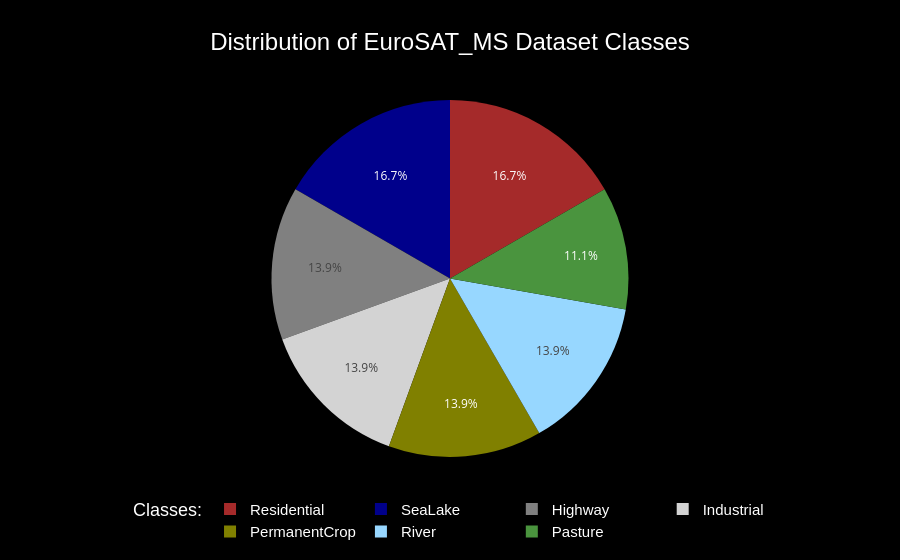

Notebook cell for this chart:
### Code cell
labels = [
    "Highway", "Industrial", "Pasture", "PermanentCrop",
    "Residential", "River", "SeaLake"
]
values = [
    len(Highway_data), len(Industrial_data), len(Pasture_data),
    len(PermanentCrop_data), len(Residential_data),
    len(River_data), len(SeaLake_data)
]
colors = [
    "grey",       # Highway
    "lightgrey",  # Industrial
    "#4A943E",    # Pasture
    "#808000",    # PermanentCrop
    "brown",      # Residential
    "#97D7FF",    # River
    "darkblue"    # SeaLake
]

figure = go.Figure(
    go.Pie(labels=labels, values=values, marker=dict(colors=colors))
)
figure.update_layout(
    title_text="Distribution of EuroSAT_MS Dataset Classes",
    title_font=dict(size=24, family="Arial", color="white"),
    title_x=0.5,
    paper_bgcolor="black",  # outside the plot area
    plot_bgcolor="black",   # plot area
    font=dict(color="white"),
    legend=dict(
        title="Classes:",
        font=dict(size=15, family="Arial", color="white"),
        orientation="h",
        xanchor="center",
        x=0.5,
        y=-0.1
    )
)
figure.show()

### Figure 1 — Plotly figure (JSON) as saved in the notebook; plotly's stock layout.template omitted (floating-point values rounded to 4 significant figures)
{"data": [{"labels": ["Highway", "Industrial", "Pasture", "PermanentCrop", "Residential", "River", "SeaLake"], "marker": {"colors": ["grey", "lightgrey", "#4A943E", "#808000", "brown", "#97D7FF", "darkblue"]}, "type": "pie", "values": [2500, 2500, 2000, 2500, 3000, 2500, 3000]}], "layout": {"font": {"color": "white"}, "legend": {"font": {"color": "white", "family": "Arial", "size": 15}, "orientation": "h", "title": {"text": "Classes:"}, "x": 0.5, "xanchor": "center", "y": -0.1}, "paper_bgcolor": "black", "plot_bgcolor": "black", "title": {"font": {"color": "white", "family": "Arial", "size": 24}, "text": "Distribution of EuroSAT_MS Dataset Classes", "x": 0.5}}}
